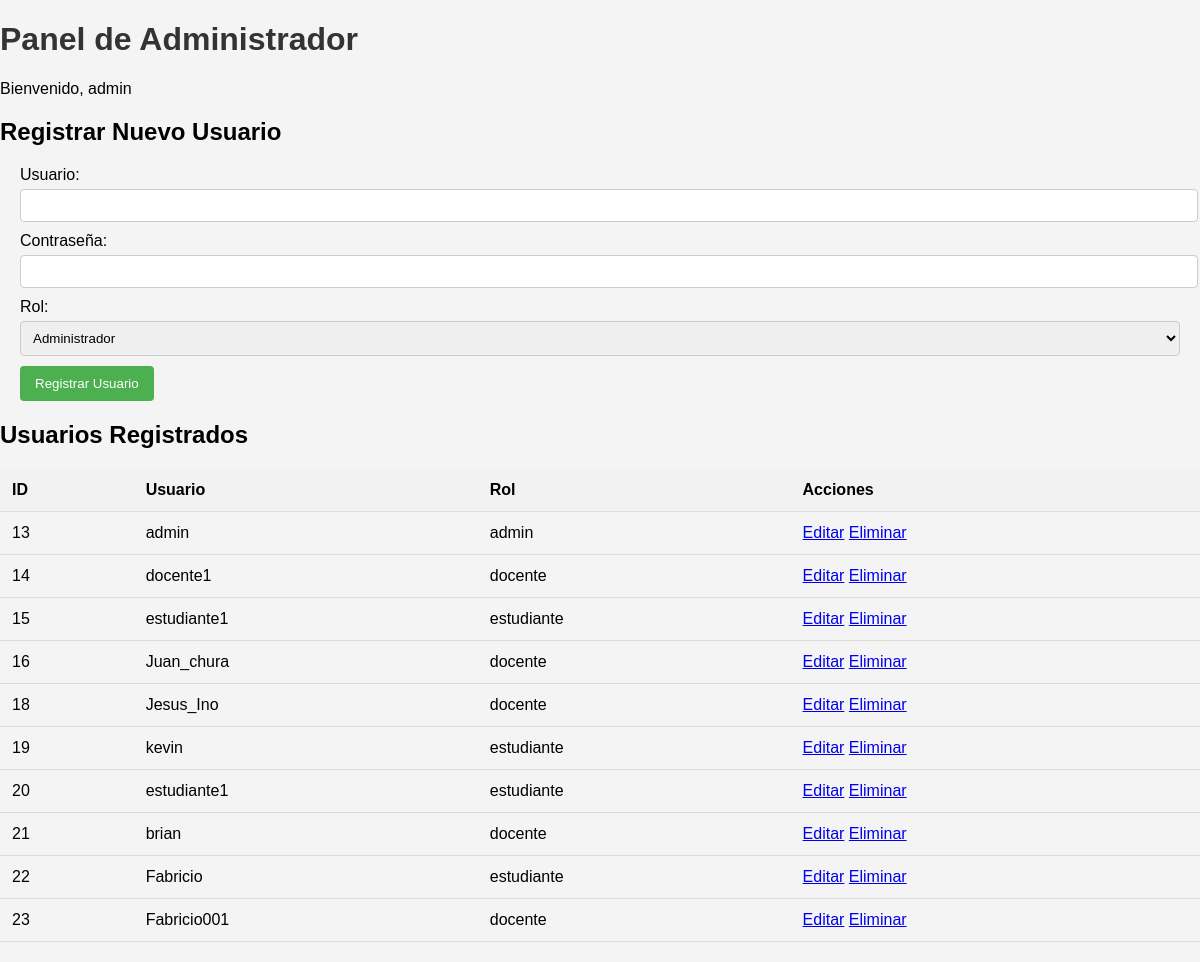
Screenshot of /admin.php (signed in) with the database file from the repository.
### tables this page shows
CREATE TABLE `usuarios` (
  `id` int(11) NOT NULL,
  `username` varchar(50) NOT NULL,
  `password` varchar(255) NOT NULL,
  `rol` enum('admin','docente','estudiante') NOT NULL
);

### admin.php (the view, shortened to what this page needs)
<?php
$servername = "localhost";
$username = "root";
$password = "";
$dbname = "control_asistencia";
$conn = new mysqli($servername, $username, $password, $dbname);
$sql = "SELECT * FROM usuarios";
$result = $conn->query($sql);
$usuarios = [];
if ($result->num_rows > 0) {
    while($row = $result->fetch_assoc()) {
        $usuarios[] = $row;
    }
}
?>
<!DOCTYPE html>
<html lang="es">
<head>
    <link rel="stylesheet" href="styles.css">
</head>
<body>
    <h1>Panel de Administrador</h1>
    <p>Bienvenido, <?php echo $_SESSION['username']; ?></p>
    <h2>Registrar Nuevo Usuario</h2>
    <form method="POST" action="admin.php">
        <label for="username">Usuario:</label>
        <input type="text" id="username" name="username" required>
        <br>
        <label for="password">Contraseña:</label>
        <input type="password" id="password" name="password" required>
        <br>
        <label for="rol">Rol:</label>
        <select id="rol" name="rol" required>
            <option value="admin">Administrador</option>
        </select>
        <br>
        <input type="submit" name="register_user" value="Registrar Usuario">
    </form>
    <h2>Usuarios Registrados</h2>
    <table>
        <thead>
            <tr>
                <th>ID</th>
                <th>Usuario</th>
                <th>Rol</th>
                <th>Acciones</th>
            </tr>
        </thead>
        <tbody>
            <?php if (!empty($usuarios)): ?>
                <?php foreach ($usuarios as $usuario): ?>
                    <tr>
                        <td><?php echo $usuario['id']; ?></td>
                        <td><?php echo $usuario['username']; ?></td>
                        <td><?php echo $usuario['rol']; ?></td>
                        <td>
                            <a href="edit_user.php?id=<?php echo $usuario['id']; ?>">Editar</a>
                            <a href="delete_user.php?id=<?php echo $usuario['id']; ?>" onclick="return confirm('¿Estás seguro de que deseas eliminar este usuario?');">Eliminar</a>
                        </td>
                    </tr>
                <?php endforeach; ?>
            <?php else: ?>
                <tr>
                    <td colspan="4">No hay usuarios registrados</td>
                </tr>
            <?php endif; ?>
        </tbody>
    </table>
</body>
</html>

### styles.css (style rules this page uses)
body { font-family: Arial, sans-serif; margin: 0; padding: 0; background-color: #f4f4f4; }
h1 { color: #333; }
form { margin: 20px; }
label { display: block; margin-bottom: 5px; }
input[type="text"], input[type="password"], select { width: 100%; padding: 8px; margin-bottom: 10px; border: 1px solid #ccc; border-radius: 4px; }
input[type="submit"], button { background-color: #4CAF50; color: white; padding: 10px 15px; border: none; border-radius: 4px; cursor: pointer; }
table { width: 100%; border-collapse: collapse; margin: 20px 0; }
th, td { padding: 12px; text-align: left; border-bottom: 1px solid #ddd; }
th { background-color: #f2f2f2; }

### rows the page displays
usuarios: id "13", username "admin", rol "admin"
usuarios: id "14", username "docente1", rol "docente"
usuarios: id "15", username "estudiante1", rol "estudiante"
usuarios: id "16", username "Juan_chura", rol "docente"
usuarios: id "18", username "Jesus_Ino", rol "docente"
usuarios: id "19", username "kevin", rol "estudiante"
usuarios: id "20", username "estudiante1", rol "estudiante"
usuarios: id "21", username "brian", rol "docente"
usuarios: id "22", username "Fabricio", rol "estudiante"
usuarios: id "23", username "Fabricio001", rol "docente"

### other values shown
$_SESSION['username'] "admin"
